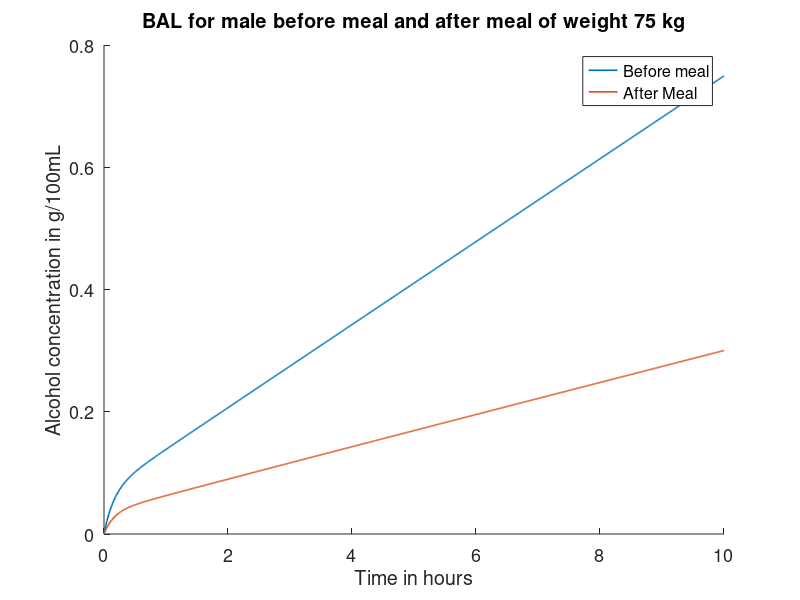

Recreate this plot in MATLAB.
close all;
clear all;
total = 10;set(gca,'fontsize',13)
hold on
dt = 0.01;
iter = total / dt + 1;
ws = 75;
for wi = 1 : 1
    w = ws;
    Cs = [0.67 * w, 0.82 * w];
    n = 3;
    k1 = 6;
    k2s = [k1, k1 / 2];
    M = 0.005;
    for ci = 1 : 1 
        C = Cs(ci);
        k3 = 8 / (10 * C);
        I = (14 * n) / (10 * C);
        for ki = 1 : 2
            k2 = k2s(ki);
            x = zeros(iter, 1);
            y = zeros(iter, 1);
            t = zeros(iter, 1);
            x(1) = I;
            for i = 2 : iter
                x(i) = x(i - 1) + dt * (I - k1 * x(i - 1));
                y(i) = y(i - 1) + dt * (k2 * x(i - 1) - (k3 * y(i - 1)) / (y(i - 1) + M));
                t(i) = t(i - 1) + dt;
            end;
            plot(t, y,'lineWidth',1.2)
            hold on;
        end;
    end;
end;
title('BAL for male before meal and after meal of weight 75 kg');
ylabel('Alcohol concentration in g/100mL')
            xlabel('Time in hours')
legend('Before meal', 'After Meal');